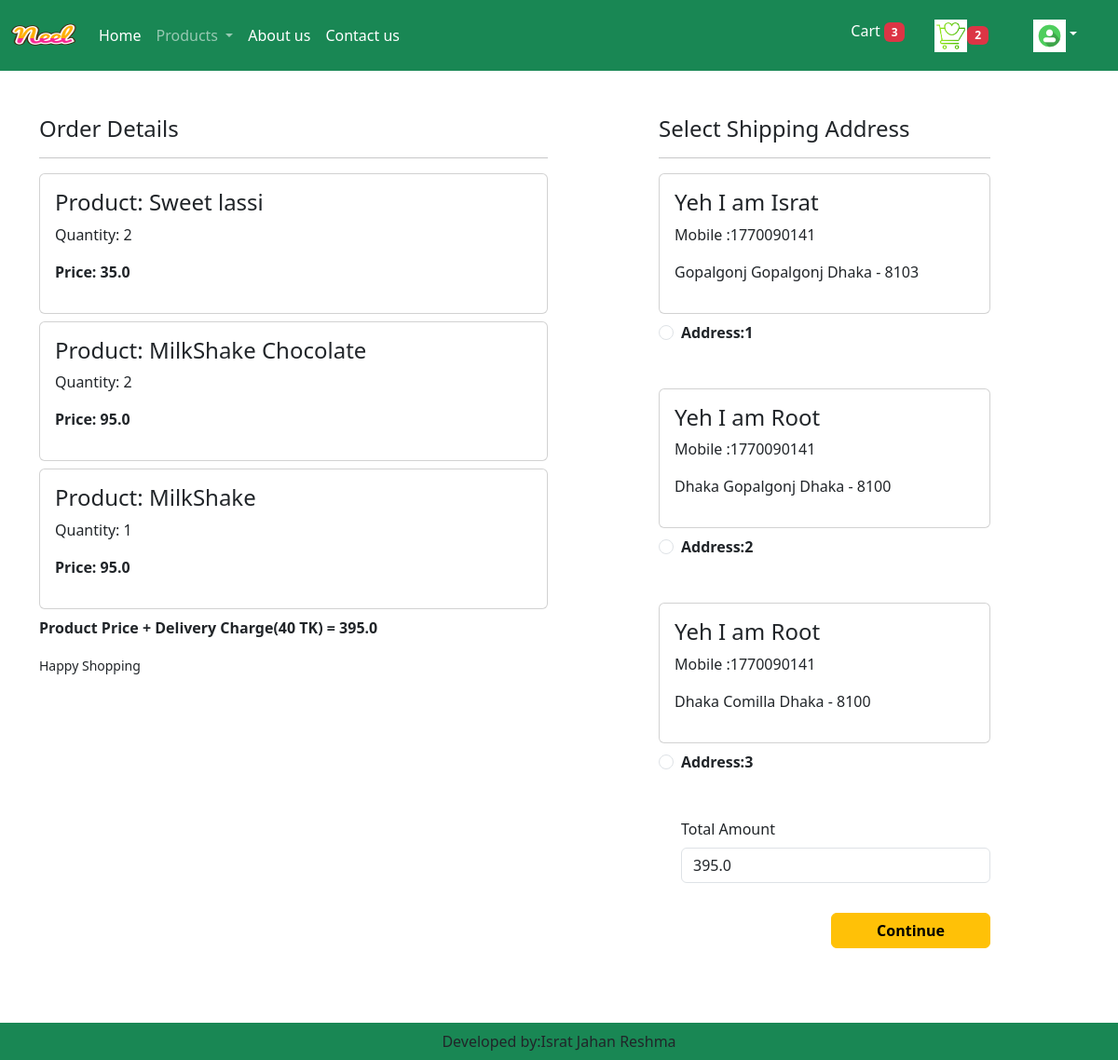
Screenshot of /checkout/ (signed in) with the database file from the repository.
### app/models.py (models this page shows, shortened)
class Cart(models.Model):
    user = models.ForeignKey(User,on_delete=models.CASCADE)
    product = models.ForeignKey(Product,on_delete=models.CASCADE)
    quantity = models.PositiveIntegerField(default = 1)

class Product(models.Model):
    title=models.CharField(max_length=100)
    selling_price=models.FloatField()
    discounted_price = models.FloatField()
    description = models.TextField(default='')
    composition = models.TextField(default='')
    prodapp = models.TextField(default='')
    category = models.CharField(choices=CATEGORY_CHOICES,max_length= 10)
    product_image = models.ImageField(upload_to= 'product/',null=True,blank=True,default=None)

class Customer(models.Model):
    user = models.ForeignKey(User,on_delete=models.CASCADE)
    name = models.CharField(max_length=200)
    locality = models.CharField(max_length=200)
    city=models.CharField(max_length=50)
    mobile = models.IntegerField(default=0)
    zipcode=models.IntegerField()
    state=models.CharField(choices=STATE_CHOICES,max_length=100)

### app/views.py (the view)
# urls.py: path('checkout/', views.checkout,name="checkout"),
def checkout(request):
    if request.method == 'GET':
        user=request.user
        add=Customer.objects.filter(user=user)
        cart_items=Cart.objects.filter(user=user)
        totalamount=0
        for p in cart_items:
            totalamount +=p.quantity*p.product.discounted_price
        totalamount+=40
    totalitem = 0
    wishitem=0
    if request.user.is_authenticated:
        totalitem=len(Cart.objects.filter(user=request.user))
        wishitem=len(Wishlist.objects.filter(user=request.user))
    products=Product.objects.all()
    return render(request,'app/checkout.html', locals())

### app/templates/app/checkout.html (shortened to what this page needs)
{% extends "app/base.html" %}
{% load static %}
{% block main-content %}
  <div class="container">
    <div class="row mt-5">
        <div class="col-sm-6">
            <h4>Order Details</h4>
            <hr>
            {% for item in cart_items %}
            <div class="card mb-2">
                <div class="card-body">
                    <h4>Product: {{item.product.title}}</h4>
                    <p>Quantity: {{item.quantity}}</p>
                    <p class ="fw-bold">Price: {{item.product.discounted_price}}</p>
                </div>
            </div>
            {% endfor %}
            <p class="fw-bold"> Product Price + Delivery Charge(40 TK) = {{totalamount}}</p>
            <small>Happy Shopping</small>
        </div>
        <div class="col-sm-4 offset-sm-1">
            <h4>Select Shipping Address</h4>
            <hr>
            <form method="post" id="myform">
                {% for ad  in add %}
                <div class="card">
                    <div class="card-body">
                        <h4>{{ad.name}}</h4>
                        <p>Mobile :{{ad.mobile}}</p>
                        <p>{{ad.locality}} {{ad.city}} {{ad.state}} - {{ad.zipcode}}<p>
                    </div>
                </div>
                <div class="form-check mt-2 mb-5">
                    <input class="form-check-input" type="radio" name="custid" id="custadd{{forloop.counter}}" value="{{ad.id}}">
                    <label class="form-check-label fw-bold" for="custadd{{forloop.counter}}">
                        Address:{{forloop.counter}}</label>
                </div>
                {% endfor %}
                <div class="form-check mb-3">
                    <label for="totamount" class="form-label">Total Amount</label>
                    <input type="number" class="form-control" name="totamount" value={{totalamount}} readonly>
                </div>
            </form>
            <div class="text-end">
                <button id="bKash_button" type="submit" class="btn btn-warning mt-3 px-5 fw-bold">Continue</button>
                <br><br><br><br><br><br>
            </div>
        </div>
    </div>
</div>
{% endblock main-content %}

### rows the page displays
Cart: product "Sweet lassi", quantity "2", product.discounted_price "35.0"
Cart: product "MilkShake Chocolate", quantity "2", product.discounted_price "95.0"
Cart: product "MilkShake", quantity "1", product.discounted_price "95.0"
Customer: name "Yeh I am Israt", mobile "1770090141", locality "Gopalgonj", city "Gopalgonj", state "Dhaka", zipcode "8103"
Customer: name "Yeh I am Root", mobile "1770090141", locality "Dhaka", city "Gopalgonj", state "Dhaka", zipcode "8100"
Customer: name "Yeh I am Root", mobile "1770090141", locality "Dhaka", city "Comilla", state "Dhaka", zipcode "8100"

### other values shown
{{ totalitem }} "3"
{{ wishitem }} "2"
{{ totalamount }} "395.0"
